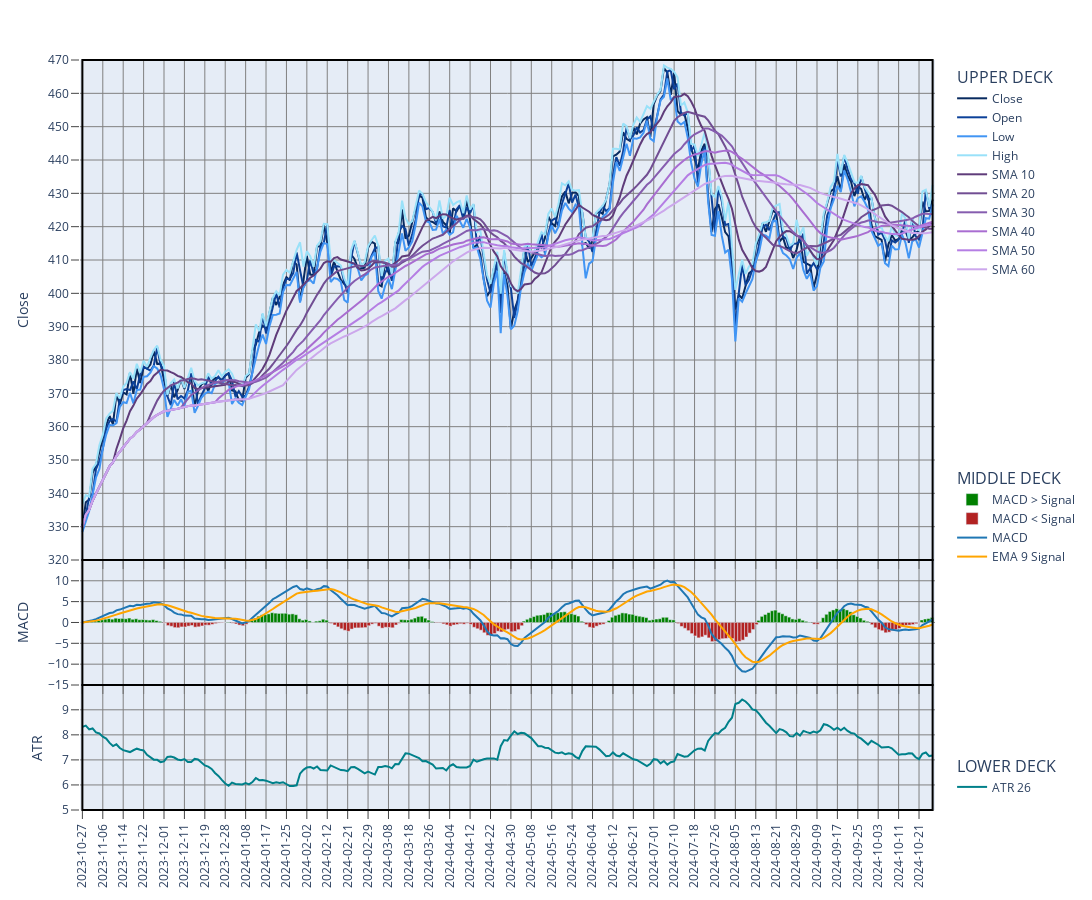

The cell this chart's notebook holds for it:
### Code cell
fig_data = analyze_prices.update_color_theme(fig_data, theme, new_color_theme = 'sapphire', invert = False, overlay_name = 'OV1')
fig_data = analyze_prices.update_color_theme(fig_data, theme, new_color_theme = 'lavender', invert = False, overlay_name = 'OV3')
fig_data['fig'].show()
print(fig_data['overlays'])

### Figure 1 — Plotly figure (JSON) as saved in the notebook; plotly's stock layout.template omitted (floating-point values rounded to 4 significant figures; data arrays with more than 128 entries replaced by an {"elided": "..."} marker saying what was removed)
{"data": [{"hoverinfo": "skip", "legendgroup": "dummy", "line": {"width": 0}, "showlegend": false, "type": "scatter", "x": {"elided": "251 str values"}, "xaxis": "x", "y": {"elided": "251 int values"}, "yaxis": "y"}, {"hoverinfo": "skip", "legendgroup": "dummy", "line": {"width": 0}, "showlegend": false, "type": "scatter", "x": {"elided": "251 str values"}, "xaxis": "x2", "y": {"elided": "251 int values"}, "yaxis": "y2"}, {"hoverinfo": "skip", "legendgroup": "dummy", "line": {"width": 0}, "showlegend": false, "type": "scatter", "x": {"elided": "251 str values"}, "xaxis": "x3", "y": {"elided": "251 int values"}, "yaxis": "y3"}, {"fill": "none", "fillcolor": "rgba(31, 119, 180, 0.6)", "legendgroup": "1", "legendgrouptitle": {"font": {"size": 16, "weight": "normal"}, "text": "UPPER DECK"}, "line": {"color": "rgba(8, 42, 95, 1)"}, "name": "Close", "showlegend": true, "type": "scatter", "x": {"elided": "251 str values"}, "xaxis": "x", "y": {"elided": "251 float values"}, "yaxis": "y"}, {"legendgroup": "1", "legendgrouptitle": {"font": {"size": 16, "weight": "normal"}, "text": "UPPER DECK"}, "line": {"color": "rgba(12, 65, 153, 1)"}, "name": "Open", "type": "scatter", "x": {"elided": "251 str values"}, "xaxis": "x", "y": {"elided": "251 float values"}, "yaxis": "y"}, {"legendgroup": "1", "legendgrouptitle": {"font": {"size": 16, "weight": "normal"}, "text": "UPPER DECK"}, "line": {"color": "rgba(65, 149, 244, 1)"}, "name": "Low", "type": "scatter", "x": {"elided": "251 str values"}, "xaxis": "x", "y": {"elided": "251 float values"}, "yaxis": "y"}, {"legendgroup": "1", "legendgrouptitle": {"font": {"size": 16, "weight": "normal"}, "text": "UPPER DECK"}, "line": {"color": "rgba(153, 225, 249, 1)"}, "name": "High", "type": "scatter", "x": {"elided": "251 str values"}, "xaxis": "x", "y": {"elided": "251 float values"}, "yaxis": "y"}, {"legendgroup": "1", "legendgrouptitle": {"font": {"size": 16, "weight": "normal"}, "text": "UPPER DECK"}, "line": {"color": "rgba(95, 60, 122, 1)"}, "name": "SMA 10", "type": "scatter", "x": {"elided": "251 str values"}, "xaxis": "x", "y": {"elided": "251 float values"}, "yaxis": "y"}, {"legendgroup": "1", "legendgrouptitle": {"font": {"size": 16, "weight": "normal"}, "text": "UPPER DECK"}, "line": {"color": "rgba(113, 78, 147, 1)"}, "name": "SMA 20", "type": "scatter", "x": {"elided": "251 str values"}, "xaxis": "x", "y": {"elided": "251 float values"}, "yaxis": "y"}, {"legendgroup": "1", "legendgrouptitle": {"font": {"size": 16, "weight": "normal"}, "text": "UPPER DECK"}, "line": {"color": "rgba(134, 93, 175, 1)"}, "name": "SMA 30", "type": "scatter", "x": {"elided": "251 str values"}, "xaxis": "x", "y": {"elided": "251 float values"}, "yaxis": "y"}, {"legendgroup": "1", "legendgrouptitle": {"font": {"size": 16, "weight": "normal"}, "text": "UPPER DECK"}, "line": {"color": "rgba(169, 109, 209, 1)"}, "name": "SMA 40", "type": "scatter", "x": {"elided": "251 str values"}, "xaxis": "x", "y": {"elided": "251 float values"}, "yaxis": "y"}, {"legendgroup": "1", "legendgrouptitle": {"font": {"size": 16, "weight": "normal"}, "text": "UPPER DECK"}, "line": {"color": "rgba(181, 126, 228, 1)"}, "name": "SMA 50", "type": "scatter", "x": {"elided": "251 str values"}, "xaxis": "x", "y": {"elided": "251 float values"}, "yaxis": "y"}, {"legendgroup": "1", "legendgrouptitle": {"font": {"size": 16, "weight": "normal"}, "text": "UPPER DECK"}, "line": {"color": "rgba(204, 167, 236, 1)"}, "name": "SMA 60", "type": "scatter", "x": {"elided": "251 str values"}, "xaxis": "x", "y": {"elided": "251 float values"}, "yaxis": "y"}, {"legendgroup": "2", "legendgrouptitle": {"font": {"size": 16, "weight": "normal"}, "text": "MIDDLE DECK"}, "marker": {"color": "rgba(0, 128, 0, 1)"}, "name": "MACD > Signal", "showlegend": true, "type": "bar", "width": 1, "x": {"elided": "251 str values"}, "xaxis": "x2", "y": {"elided": "251 float values"}, "yaxis": "y2"}, {"legendgroup": "2", "legendgrouptitle": {"font": {"size": 16, "weight": "normal"}, "text": "MIDDLE DECK"}, "marker": {"color": "rgba(178, 34, 34, 1)"}, "name": "MACD < Signal", "showlegend": true, "type": "bar", "width": 1, "x": {"elided": "251 str values"}, "xaxis": "x2", "y": {"elided": "251 float values"}, "yaxis": "y2"}, {"legendgroup": "2", "legendgrouptitle": {"font": {"size": 16, "weight": "normal"}, "text": "MIDDLE DECK"}, "line": {"color": "rgba(31, 119, 180, 1)"}, "name": "MACD", "showlegend": true, "type": "scatter", "x": {"elided": "251 str values"}, "xaxis": "x2", "y": {"elided": "251 float values"}, "yaxis": "y2"}, {"legendgroup": "2", "legendgrouptitle": {"font": {"size": 16, "weight": "normal"}, "text": "MIDDLE DECK"}, "line": {"color": "orange"}, "name": "EMA 9 Signal", "showlegend": true, "type": "scatter", "x": {"elided": "251 str values"}, "xaxis": "x2", "y": {"elided": "251 float values"}, "yaxis": "y2"}, {"legendgroup": "3", "legendgrouptitle": {"font": {"size": 16, "weight": "normal"}, "text": "LOWER DECK"}, "line": {"color": "rgba(0, 128, 138, 1)"}, "name": "ATR 26", "type": "scatter", "x": {"elided": "251 str values"}, "xaxis": "x3", "y": {"elided": "251 float values"}, "yaxis": "y3"}], "layout": {"height": 900, "legend": {"groupclick": "toggleitem", "tracegroupgap": 187.5, "traceorder": "grouped"}, "margin": {"t": 60}, "modebar": {"add": ["v1hovermode", "toggleSpikelines"]}, "shapes": [{"line": {"color": "black", "width": 2}, "type": "rect", "x0": "2023-10-27", "x1": "2024-10-25", "xref": "x", "y0": 0.3333, "y1": 1, "yref": "paper"}, {"line": {"color": "black", "width": 2}, "type": "rect", "x0": "2023-10-27", "x1": "2024-10-25", "xref": "x", "y0": 0.1667, "y1": 0.3333, "yref": "paper"}, {"line": {"color": "black", "width": 2}, "type": "rect", "x0": "2023-10-27", "x1": "2024-10-25", "xref": "x", "y0": 0, "y1": 0.1667, "yref": "paper"}], "width": 1450, "xaxis": {"anchor": "y", "domain": [0, 1], "gridcolor": "grey", "matches": "x3", "nticks": 47, "rangeslider": {"visible": false}, "showgrid": true, "showticklabels": false, "tickangle": -90, "ticklen": 8, "ticks": "outside", "type": "category"}, "xaxis2": {"anchor": "y2", "domain": [0, 1], "gridcolor": "grey", "matches": "x3", "nticks": 47, "showgrid": true, "showticklabels": false, "tickangle": -90, "ticklen": 8, "ticks": "outside", "type": "category"}, "xaxis3": {"anchor": "y3", "domain": [0, 1], "gridcolor": "grey", "nticks": 47, "showgrid": true, "tickangle": -90, "ticklen": 8, "ticks": "outside", "type": "category"}, "yaxis": {"anchor": "x", "domain": [0.3333, 1], "dtick": 10, "gridcolor": "grey", "range": [320, 470], "showgrid": true, "showticklabels": true, "tick0": 320, "ticklen": 8, "ticks": "outside", "title": {"text": "Close"}, "zeroline": true, "zerolinecolor": "grey", "zerolinewidth": 1}, "yaxis2": {"anchor": "x2", "domain": [0.1667, 0.3333], "dtick": 5, "gridcolor": "grey", "range": [-15, 14.98], "showgrid": true, "showticklabels": true, "tick0": -15, "ticklen": 8, "ticks": "outside", "title": {"text": "MACD"}, "zerolinecolor": "grey", "zerolinewidth": 1}, "yaxis3": {"anchor": "x3", "domain": [0, 0.1667], "dtick": 1, "gridcolor": "grey", "range": [5, 9.99], "showgrid": true, "showticklabels": true, "tick0": 5, "ticklen": 8, "ticks": "outside", "title": {"text": "ATR"}, "zeroline": true, "zerolinecolor": "grey", "zerolinewidth": 1}}}
